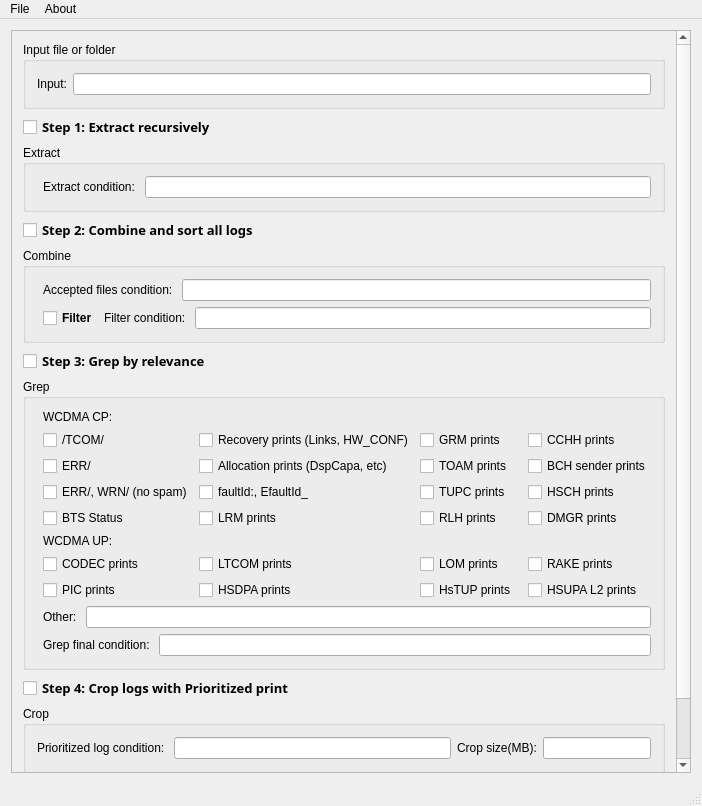
<?xml version="1.0" encoding="UTF-8"?>
<ui version="4.0">
 <class>WcdmaTools</class>
 <widget class="QMainWindow" name="WcdmaTools">
  <property name="geometry">
   <rect>
    <x>0</x>
    <y>0</y>
    <width>702</width>
    <height>806</height>
   </rect>
  </property>
  <property name="sizePolicy">
   <sizepolicy hsizetype="Preferred" vsizetype="Preferred">
    <horstretch>0</horstretch>
    <verstretch>0</verstretch>
   </sizepolicy>  </property>
  <property name="windowTitle">
   <string>WcdmaTools</string>
  </property>
  <widget class="QWidget" name="centralWidget">
   <property name="sizePolicy">
    <sizepolicy hsizetype="Expanding" vsizetype="Expanding">
     <horstretch>0</horstretch>
     <verstretch>0</verstretch>
    </sizepolicy>
   </property>
   <layout class="QGridLayout" name="gridLayout_3">
    <item row="0" column="0">
     <widget class="QScrollArea" name="scrollArea">
      <property name="widgetResizable">
       <bool>true</bool>
      </property>
      <widget class="QWidget" name="scrollAreaWidgetContents">
       <property name="geometry">
        <rect>
         <x>0</x>
         <y>0</y>
         <width>682</width>
         <height>745</height>
        </rect>
       </property>
       <layout class="QGridLayout" name="gridLayout">
        <item row="0" column="0">
         <layout class="QFormLayout" name="formLayout_3">
          <property name="fieldGrowthPolicy">
           <enum>QFormLayout::AllNonFixedFieldsGrow</enum>
          </property>
          <item row="0" column="0" colspan="2">
           <widget class="QGroupBox" name="groupBox_3">
            <property name="title">
             <string>Input file or folder</string>
            </property>
            <layout class="QFormLayout" name="formLayout">
             <item row="0" column="1">
              <widget class="QLineEdit" name="inputFileAndFolderTextBox">
               <property name="enabled">
                <bool>true</bool>
               </property>
               <property name="readOnly">
                <bool>false</bool>
               </property>
              </widget>
             </item>
             <item row="0" column="0">
              <widget class="QLabel" name="label">
               <property name="text">
                <string>Input:</string>
               </property>
              </widget>
             </item>
            </layout>
           </widget>
          </item>
          <item row="1" column="0">
           <widget class="QCheckBox" name="extractStepCheckBox">
            <property name="font">
             <font>
              <family>Century Gothic</family>
              <pointsize>10</pointsize>
              <weight>75</weight>
              <bold>true</bold>
             </font>
            </property>
            <property name="text">
             <string>Step 1: Extract recursively</string>
            </property>
           </widget>
          </item>
          <item row="2" column="0" colspan="2">
           <widget class="QGroupBox" name="groupBox_6">
            <property name="title">
             <string>Extract</string>
            </property>
            <layout class="QFormLayout" name="formLayout_10">
             <item row="0" column="1">
              <layout class="QVBoxLayout" name="verticalLayout_7">
               <item>
                <layout class="QHBoxLayout" name="horizontalLayout_8">
                 <item>
                  <widget class="QLabel" name="label_8">
                   <property name="text">
                    <string>Extract condition: </string>
                   </property>
                  </widget>
                 </item>
                 <item>
                  <widget class="QLineEdit" name="extractConditionTextBox"/>
                 </item>
                </layout>
               </item>
              </layout>
             </item>
            </layout>
           </widget>
          </item>
          <item row="3" column="0">
           <widget class="QCheckBox" name="combineAndSortStepCheckBox">
            <property name="font">
             <font>
              <family>Century Gothic</family>
              <pointsize>10</pointsize>
              <weight>75</weight>
              <bold>true</bold>
             </font>
            </property>
            <property name="text">
             <string>Step 2: Combine and sort all logs</string>
            </property>
           </widget>
          </item>
          <item row="4" column="0" colspan="2">
           <widget class="QGroupBox" name="groupBox_2">
            <property name="title">
             <string>Combine</string>
            </property>
            <layout class="QFormLayout" name="formLayout_5">
             <item row="0" column="1">
              <layout class="QVBoxLayout" name="verticalLayout">
               <item>
                <layout class="QHBoxLayout" name="horizontalLayout">
                 <item>
                  <widget class="QLabel" name="label_3">
                   <property name="text">
                    <string>Accepted files condition: </string>
                   </property>
                  </widget>
                 </item>
                 <item>
                  <widget class="QLineEdit" name="acceptedFilesConditionTextBox"/>
                 </item>
                </layout>
               </item>
               <item>
                <layout class="QHBoxLayout" name="horizontalLayout_5">
                 <item>
                  <widget class="QCheckBox" name="filterSubStepCheckBox">
                   <property name="font">
                    <font>
                     <weight>75</weight>
                     <bold>true</bold>
                    </font>
                   </property>
                   <property name="text">
                    <string>Filter</string>
                   </property>
                  </widget>
                 </item>
                 <item>
                  <widget class="QLabel" name="label_13">
                   <property name="text">
                    <string>Filter condition: </string>
                   </property>
                  </widget>
                 </item>
                 <item>
                  <widget class="QLineEdit" name="filterConditionTextBox"/>
                 </item>
                </layout>
               </item>
              </layout>
             </item>
            </layout>
           </widget>
          </item>
          <item row="5" column="0">
           <widget class="QCheckBox" name="grepStepCheckBox">
            <property name="font">
             <font>
              <family>Century Gothic</family>
              <pointsize>10</pointsize>
              <weight>75</weight>
              <bold>true</bold>
             </font>
            </property>
            <property name="text">
             <string>Step 3: Grep by relevance</string>
            </property>
           </widget>
          </item>
          <item row="7" column="0" colspan="2">
           <widget class="QGroupBox" name="groupBox_4">
            <property name="title">
             <string>Grep</string>
            </property>
            <layout class="QFormLayout" name="formLayout_2">
             <property name="fieldGrowthPolicy">
              <enum>QFormLayout::AllNonFixedFieldsGrow</enum>
             </property>
             <item row="0" column="1">
              <layout class="QVBoxLayout" name="verticalLayout_4">
               <item>
                <layout class="QGridLayout" name="gridLayout_2">
                 <item row="7" column="1">
                  <widget class="QCheckBox" name="ltcomCheckBox">
                   <property name="text">
                    <string>LTCOM prints</string>
                   </property>
                  </widget>
                 </item>
                 <item row="7" column="0">
                  <widget class="QCheckBox" name="codecCheckBox">
                   <property name="text">
                    <string>CODEC prints</string>
                   </property>
                  </widget>
                 </item>
                 <item row="1" column="0">
                  <widget class="QLabel" name="label_11">
                   <property name="text">
                    <string>WCDMA CP: </string>
                   </property>
                  </widget>
                 </item>
                 <item row="6" column="0">
                  <widget class="QLabel" name="label_12">
                   <property name="text">
                    <string>WCDMA UP: </string>
                   </property>
                  </widget>
                 </item>
                 <item row="4" column="3">
                  <widget class="QCheckBox" name="hschCheckBox">
                   <property name="text">
                    <string>HSCH prints</string>
                   </property>
                  </widget>
                 </item>
                 <item row="2" column="2">
                  <widget class="QCheckBox" name="grmCheckBox">
                   <property name="text">
                    <string>GRM prints</string>
                   </property>
                  </widget>
                 </item>
                 <item row="5" column="3">
                  <widget class="QCheckBox" name="dmgrCheckBox">
                   <property name="text">
                    <string>DMGR prints</string>
                   </property>
                  </widget>
                 </item>
                 <item row="3" column="3">
                  <widget class="QCheckBox" name="bchsenderCheckBox">
                   <property name="text">
                    <string>BCH sender prints</string>
                   </property>
                  </widget>
                 </item>
                 <item row="3" column="2">
                  <widget class="QCheckBox" name="toamCheckBox">
                   <property name="text">
                    <string>TOAM prints</string>
                   </property>
                  </widget>
                 </item>
                 <item row="7" column="2">
                  <widget class="QCheckBox" name="lomCheckBox">
                   <property name="text">
                    <string>LOM prints</string>
                   </property>
                  </widget>
                 </item>
                 <item row="3" column="0">
                  <widget class="QCheckBox" name="errCheckBox">
                   <property name="text">
                    <string>ERR/</string>
                   </property>
                  </widget>
                 </item>
                 <item row="4" column="0">
                  <widget class="QCheckBox" name="errWrnNoSpamCheckBox">
                   <property name="text">
                    <string>ERR/, WRN/ (no spam)</string>
                   </property>
                  </widget>
                 </item>
                 <item row="2" column="0">
                  <widget class="QCheckBox" name="tcomCheckBox">
                   <property name="text">
                    <string>/TCOM/</string>
                   </property>
                  </widget>
                 </item>
                 <item row="5" column="0">
                  <widget class="QCheckBox" name="btsStatusCheckBox">
                   <property name="text">
                    <string>BTS Status</string>
                   </property>
                  </widget>
                 </item>
                 <item row="3" column="1">
                  <widget class="QCheckBox" name="allocationCheckBox">
                   <property name="text">
                    <string>Allocation prints (DspCapa, etc)</string>
                   </property>
                  </widget>
                 </item>
                 <item row="2" column="1">
                  <widget class="QCheckBox" name="recoveryCheckBox">
                   <property name="text">
                    <string>Recovery prints (Links, HW_CONF)</string>
                   </property>
                  </widget>
                 </item>
                 <item row="2" column="3">
                  <widget class="QCheckBox" name="cchhCheckBox">
                   <property name="text">
                    <string>CCHH prints</string>
                   </property>
                  </widget>
                 </item>
                 <item row="4" column="2">
                  <widget class="QCheckBox" name="tupcCheckBox">
                   <property name="text">
                    <string>TUPC prints</string>
                   </property>
                  </widget>
                 </item>
                 <item row="5" column="2">
                  <widget class="QCheckBox" name="rlhCheckBox">
                   <property name="text">
                    <string>RLH prints</string>
                   </property>
                  </widget>
                 </item>
                 <item row="5" column="1">
                  <widget class="QCheckBox" name="lrmCheckBox">
                   <property name="text">
                    <string>LRM prints</string>
                   </property>
                  </widget>
                 </item>
                 <item row="4" column="1">
                  <widget class="QCheckBox" name="faultCheckBox">
                   <property name="text">
                    <string>faultId:, EfaultId_</string>
                   </property>
                  </widget>
                 </item>
                 <item row="8" column="0">
                  <widget class="QCheckBox" name="picCheckBox">
                   <property name="text">
                    <string>PIC prints</string>
                   </property>
                  </widget>
                 </item>
                 <item row="8" column="3">
                  <widget class="QCheckBox" name="hsupal2CheckBox">
                   <property name="text">
                    <string>HSUPA L2 prints</string>
                   </property>
                  </widget>
                 </item>
                 <item row="7" column="3">
                  <widget class="QCheckBox" name="rakeCheckBox">
                   <property name="text">
                    <string>RAKE prints</string>
                   </property>
                  </widget>
                 </item>
                 <item row="8" column="1">
                  <widget class="QCheckBox" name="hsdpaCheckBox">
                   <property name="text">
                    <string>HSDPA prints</string>
                   </property>
                  </widget>
                 </item>
                 <item row="8" column="2">
                  <widget class="QCheckBox" name="hstupCheckBox">
                   <property name="text">
                    <string>HsTUP prints</string>
                   </property>
                  </widget>
                 </item>
                </layout>
               </item>
               <item>
                <layout class="QHBoxLayout" name="horizontalLayout_4">
                 <item>
                  <widget class="QLabel" name="label_10">
                   <property name="text">
                    <string>Other: </string>
                   </property>
                  </widget>
                 </item>
                 <item>
                  <widget class="QLineEdit" name="otherTextBox"/>
                 </item>
                </layout>
               </item>
               <item>
                <layout class="QHBoxLayout" name="horizontalLayout_2">
                 <item>
                  <widget class="QLabel" name="label_9">
                   <property name="text">
                    <string>Grep final condition: </string>
                   </property>
                  </widget>
                 </item>
                 <item>
                  <widget class="QLineEdit" name="grepFinalConditionTextBox">
                   <property name="readOnly">
                    <bool>true</bool>
                   </property>
                  </widget>
                 </item>
                </layout>
               </item>
              </layout>
             </item>
            </layout>
           </widget>
          </item>
          <item row="8" column="0">
           <widget class="QCheckBox" name="cropStepCheckBox">
            <property name="font">
             <font>
              <family>Century Gothic</family>
              <pointsize>10</pointsize>
              <weight>75</weight>
              <bold>true</bold>
             </font>
            </property>
            <property name="text">
             <string>Step 4: Crop logs with Prioritized print</string>
            </property>
           </widget>
          </item>
          <item row="10" column="0" colspan="2">
           <widget class="QGroupBox" name="groupBox_5">
            <property name="title">
             <string>Crop</string>
            </property>
            <layout class="QFormLayout" name="formLayout_4">
             <property name="fieldGrowthPolicy">
              <enum>QFormLayout::AllNonFixedFieldsGrow</enum>
             </property>
             <item row="0" column="0" colspan="2">
              <layout class="QHBoxLayout" name="horizontalLayout_3">
               <item>
                <widget class="QLabel" name="label_2">
                 <property name="text">
                  <string>Prioritized log condition: </string>
                 </property>
                </widget>
               </item>
               <item>
                <widget class="QLineEdit" name="prioritizedLogConditionTextBox"/>
               </item>
               <item>
                <widget class="QLabel" name="label_4">
                 <property name="text">
                  <string>Crop size(MB):</string>
                 </property>
                </widget>
               </item>
               <item>
                <widget class="QLineEdit" name="cropSizeTextBox">
                 <property name="enabled">
                  <bool>true</bool>
                 </property>
                 <property name="sizePolicy">
                  <sizepolicy hsizetype="Minimum" vsizetype="Fixed">
                   <horstretch>0</horstretch>
                   <verstretch>0</verstretch>
                  </sizepolicy>
                 </property>
                 <property name="minimumSize">
                  <size>
                   <width>0</width>
                   <height>0</height>
                  </size>
                 </property>
                </widget>
               </item>
              </layout>
             </item>
            </layout>
           </widget>
          </item>
          <item row="11" column="0" colspan="2">
           <widget class="QProgressBar" name="progressBar">
            <property name="value">
             <number>24</number>
            </property>
           </widget>
          </item>
          <item row="12" column="0" colspan="2">
           <layout class="QHBoxLayout" name="horizontalLayout_6">
            <item>
             <spacer name="horizontalSpacer">
              <property name="orientation">
               <enum>Qt::Horizontal</enum>
              </property>
              <property name="sizeHint" stdset="0">
               <size>
                <width>40</width>
                <height>20</height>
               </size>
              </property>
             </spacer>
            </item>
            <item>
             <widget class="QPushButton" name="executeButton">
              <property name="text">
               <string>Execute!</string>
              </property>
             </widget>
            </item>
            <item>
             <spacer name="horizontalSpacer_2">
              <property name="orientation">
               <enum>Qt::Horizontal</enum>
              </property>
              <property name="sizeHint" stdset="0">
               <size>
                <width>40</width>
                <height>20</height>
               </size>
              </property>
             </spacer>
            </item>
           </layout>
          </item>
         </layout>
        </item>
       </layout>
      </widget>
     </widget>
    </item>
   </layout>
  </widget>
  <widget class="QMenuBar" name="menuBar">
   <property name="geometry">    <rect>
     <x>0</x>
     <y>0</y>
     <width>702</width>
     <height>21</height>
    </rect>
   </property>   <widget class="QMenu" name="menuFile">
    <property name="title">
     <string>File</string>
    </property>
    <widget class="QMenu" name="menuOpen">
     <property name="title">
      <string>Open</string>
     </property>
     <addaction name="actionOpenFile"/>
     <addaction name="actionOpenFolder"/>
    </widget>
    <addaction name="menuOpen"/>
    <addaction name="separator"/>
    <addaction name="actionReset_to_default"/>
    <addaction name="actionQuit"/>
   </widget>
   <widget class="QMenu" name="menuAbout">
    <property name="title">
     <string>About</string>
    </property>
    <addaction name="actionAboutAprg"/>
   </widget>
   <addaction name="menuFile"/>
   <addaction name="menuAbout"/>
  </widget>
  <widget class="QStatusBar" name="statusBar"/>
  <action name="actionQuit">
   <property name="text">
    <string>Quit</string>
   </property>
  </action>
  <action name="actionOpenFile">
   <property name="text">
    <string>File</string>
   </property>
  </action>
  <action name="actionOpenFolder">
   <property name="text">
    <string>Folder</string>
   </property>
  </action>
  <action name="actionAboutAprg">
   <property name="text">
    <string>About APRG</string>
   </property>
  </action>
  <action name="actionReset_to_default">
   <property name="text">
    <string>Reset to default</string>
   </property>
  </action>
 </widget>
 <layoutdefault spacing="6" margin="11"/>
 <resources/>
 <connections/>
</ui>
